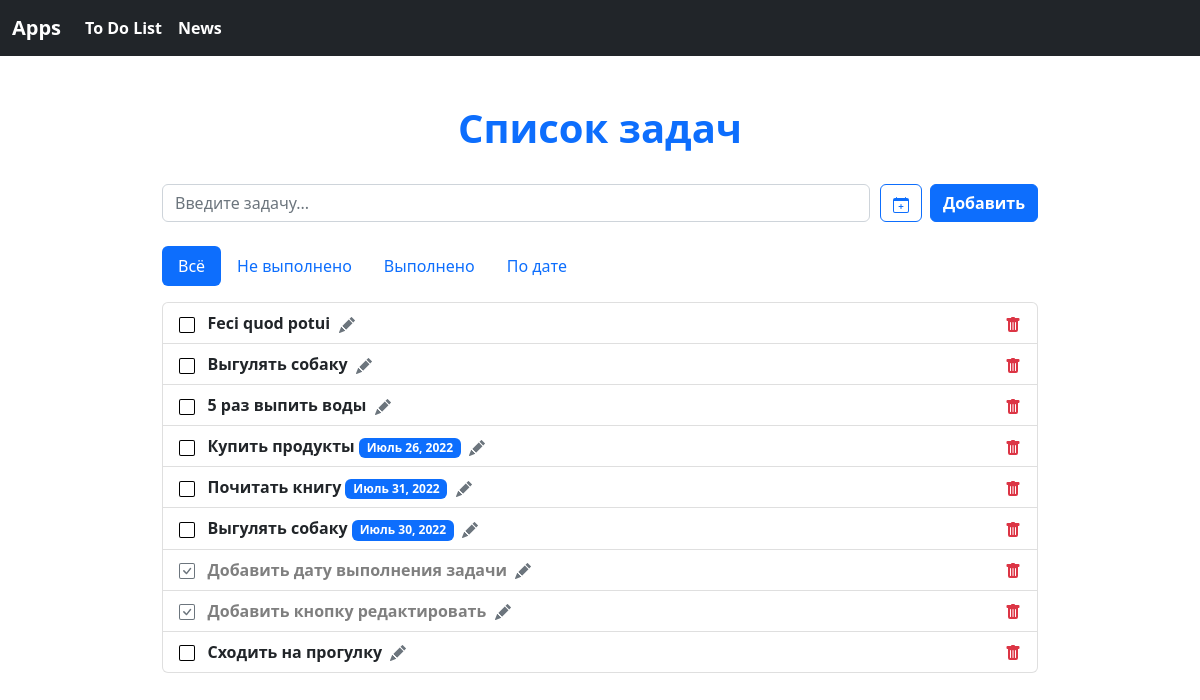
/app/do/, run on an earlier commit of the app's database.
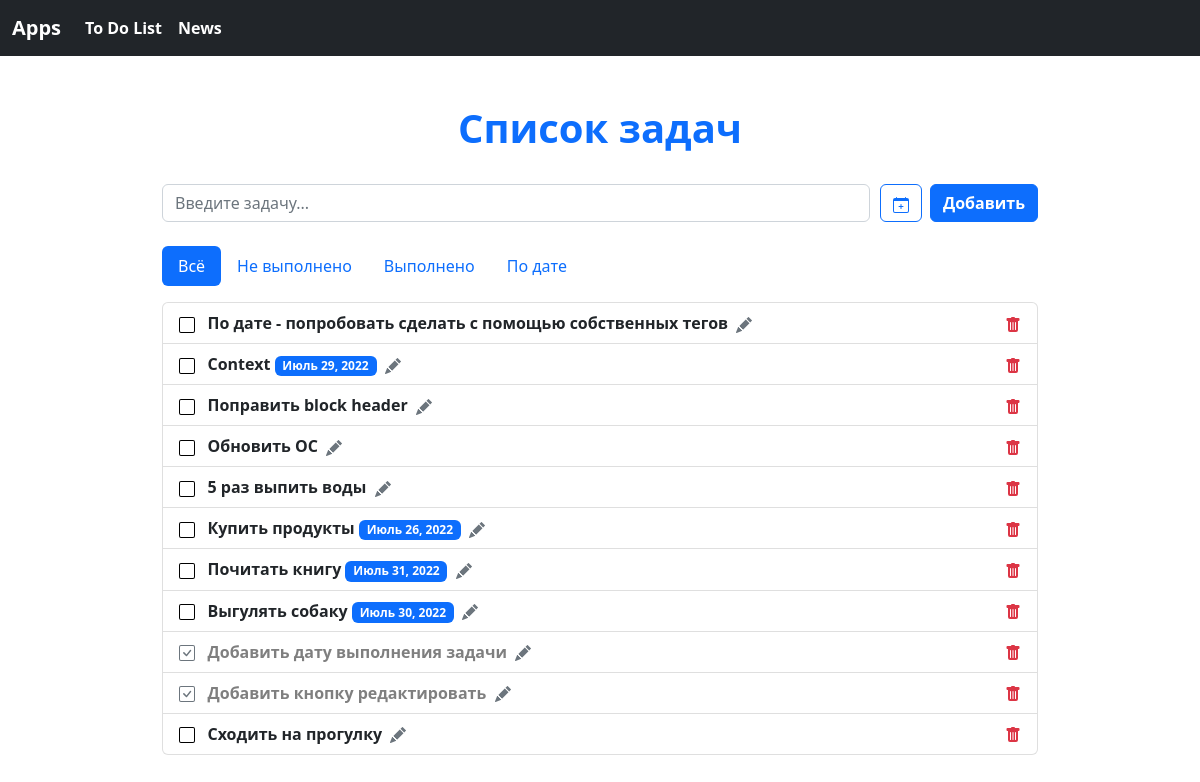
And on a later commit of the database.
### to_do_list/models.py (models this page shows, shortened)
class ToDo(models.Model):
    title = models.CharField(max_length=80, verbose_name = 'Задача')
    status = models.BooleanField(default=False, verbose_name = 'Выполнено / Не выполнено')
    due_date = models.DateField(null=True, blank=True, verbose_name = 'Дата выполнения')
    class Meta:
        verbose_name = 'Задача'
        verbose_name_plural = 'Задачи'

### to_do_list/views.py (the view)
# urls.py: path('', views.index, name='index'),
def index(request):
    todo_items = ToDo.objects.all()
    if request.method == 'POST':
        new_todo = ToDo(title = request.POST['title'])
        new_todo.save()
        redirect('todo:index')
    unchecked = todo_items.filter(status=False)
    checked = todo_items.filter(status=True)
    dated =  todo_items.exclude(status=True).filter(due_date__isnull=False)
    return render(request, 'to_do_list/index.html',
    {'todo_items': todo_items, 'unchecked': unchecked, 'checked': checked, 'dated': dated})

### to_do_list/templatetags/todo_extras.py (called while the page is built)
@register.filter_function
def order_by(queryset, args):
    args = [x.strip() for x in args.split(',')]
    return queryset.order_by(*args)

### to_do_list/templates/to_do_list/index.html (shortened to what this page needs)
{% extends "base.html" %}
{% load static %}
{% load todo_extras %}
{% block header %}
<div class="container-fluid">
    <div class="row pt-5 mb-4">
        <div class="col-12 text-primary text-center">
        <h1><b>Список задач</b></h1>
        </div>
    </div>
</div>
{% endblock header %}
{% block main %}
<div class="container-fluid mb-3">
    <div class="row justify-content-center">
        <div class="col-9">
            <form action="{% url 'todo:add_todo' %}" class="d-flex" method="POST" role="toolbar">
                    <input class="form-control me-2" type="text" name="title" id="title" placeholder="Введите задачу...">
                    <label class="input-group-addon btn btn-outline-primary me-2" type="image/x-icon" for="due_date" id="due_date" title="Установить дату">
                    </label>
                <button type="submit" class="btn btn-primary"><b>Добавить</b></button>
            </form>
        </div>
    </div>
</div>
{% endblock %}
{% block todo_items %}
<div class="container-fluid">
    <div class="row pt-2 justify-content-center">
        <div class="col-9">
            <nav>
                <div class="nav nav-pills" id="nav-tab" role="tablist">
                    <button class="nav-link active" id="nav-all-tab" data-bs-toggle="tab" data-bs-target="#nav-all" type="button" role="tab" aria-controls="nav-all" aria-selected="true">Всё</button>
                    <button class="nav-link" id="nav-unchecked-tab" data-bs-toggle="tab" data-bs-target="#nav-unchecked" type="button" role="tab" aria-controls="nav-unchecked" aria-selected="false">Не выполнено</button>
                    <button class="nav-link" id="nav-checked-tab" data-bs-toggle="tab" data-bs-target="#nav-checked" type="button" role="tab" aria-controls="nav-checked" aria-selected="false">Выполнено</button>
                    <button class="nav-link" id="nav-due-tab" data-bs-toggle="tab" data-bs-target="#nav-due" type="button" role="tab" aria-controls="nav-due" aria-selected="false">По дате</button>
                </div>
            </nav>
            <div class="tab-content" id="nav-tabContent">
                <div class="tab-pane fade show active" id="nav-all" role="tabpanel" aria-labelledby="nav-all-tab" tabindex="0">
                    <ul class="list-group pt-3">
                        {% for todo in todo_items reversed %}
                        <li class="list-group-item">
                            {% if todo.status == False%}
                                <a href="{% url 'todo:change_status' todo.id %}" title="Отметить как выполнено" class="text-decoration-none">
                                <img src="{% static 'bootstrap/img/square.svg' %}" width="16" height="16"></a>
                                <item><strong>{{ todo.title|capfirst }}</strong></item>{% if todo.due_date %}&nbsp;<span class="badge bg-primary">{{ todo.due_date }}</span>{% endif %}&nbsp;
                                <a href="{% url 'todo:edit_todo' todo.id %}" title="Изменить" class="text-decoration-none">
                                <img src="{% static 'bootstrap/img/pencil-fill.svg' %}" width="16" height="16"></a>
                                <a href="{% url 'todo:delete_todo' todo.id %}" title="Удалить" class="text-decoration-none" style="float:right">
                                <img src="{% static 'bootstrap/img/trash-fill.svg' %}" width="16" height="16"></a>
                            {% else %}
                                <a href="{% url 'todo:change_status' todo.id %}" title="Отметить как невыполнено" class="text-decoration-none">
                                <img src="{% static 'bootstrap/img/check-square.svg' %}" width="16" height="16"></a>
                                <item class="text-black-50"><strong>{{ todo.title|capfirst }}</strong></item>&nbsp;
                                <a href="{% url 'todo:edit_todo' todo.id %}" title="Изменить" class="text-decoration-none">
                                <img src="{% static 'bootstrap/img/pencil-fill.svg' %}" width="16" height="16"></a>
                                <a href="{% url 'todo:delete_todo' todo.id %}" title="Удалить" class="text-decoration-none" style="float:right">
                                <img src="{% static 'bootstrap/img/trash-fill.svg' %}" width="16" height="16"></a>
                            {% endif %}
                        </li>
                        {% empty %}
                            <div class="text-primary">
                                <h3><b>Похоже, здесь ничего нет</b></h3>
                            </div>
                        {% endfor %}
                    </ul>
                </div>
            </div>
        </div>
    </div>
</div>
<br>
<br>
{% endblock %}

### templates/base.html (shortened to what this page needs)
<!DOCTYPE html>
{% load static %}
<html lang="en">
<head>
    <link href="{% static 'bootstrap/css/bootstrap.min.css' %}" rel="stylesheet">
</head>
<body>
{% include 'inc/_navbar.html' %}
{% block header %}{% endblock %}
{% block main %}{% endblock %}
{% block todo_items %}{% endblock %}
</body>
</html>

### templates/inc/_navbar.html (shortened to what this page needs)
<nav class="navbar navbar-dark bg-dark navbar-expand-lg">
  <div class="container-fluid">
    <a class="navbar-brand" href="{% url 'common:start' %}"><b>Apps</b></a>
    <div class="collapse navbar-collapse" id="navbarNavAltMarkup">
        <div class="navbar-nav">
            <a class="nav-link active" aria-current="page" href="{% url 'todo:index' %}"><b>To Do List</b></a>
            <a class="nav-link active" aria-current="page" href="{% url 'news:home' %}"><b>News</b></a>
        </div>
    </div>
  </div>
</nav>

What changed in the data, as far as the page shows it:
removed ToDo: status False (drawn), title "Feci quod potui"
removed ToDo: status False (drawn), title "Выгулять собаку"
added ToDo: status False (drawn), title "По дате - попробовать сделать с помощью собственных тегов"
added ToDo: status False (drawn), title "Context", due_date "Июль 29, 2022"
added ToDo: status False (drawn), title "Поправить block header"
added ToDo: status False (drawn), title "Обновить ОС"
